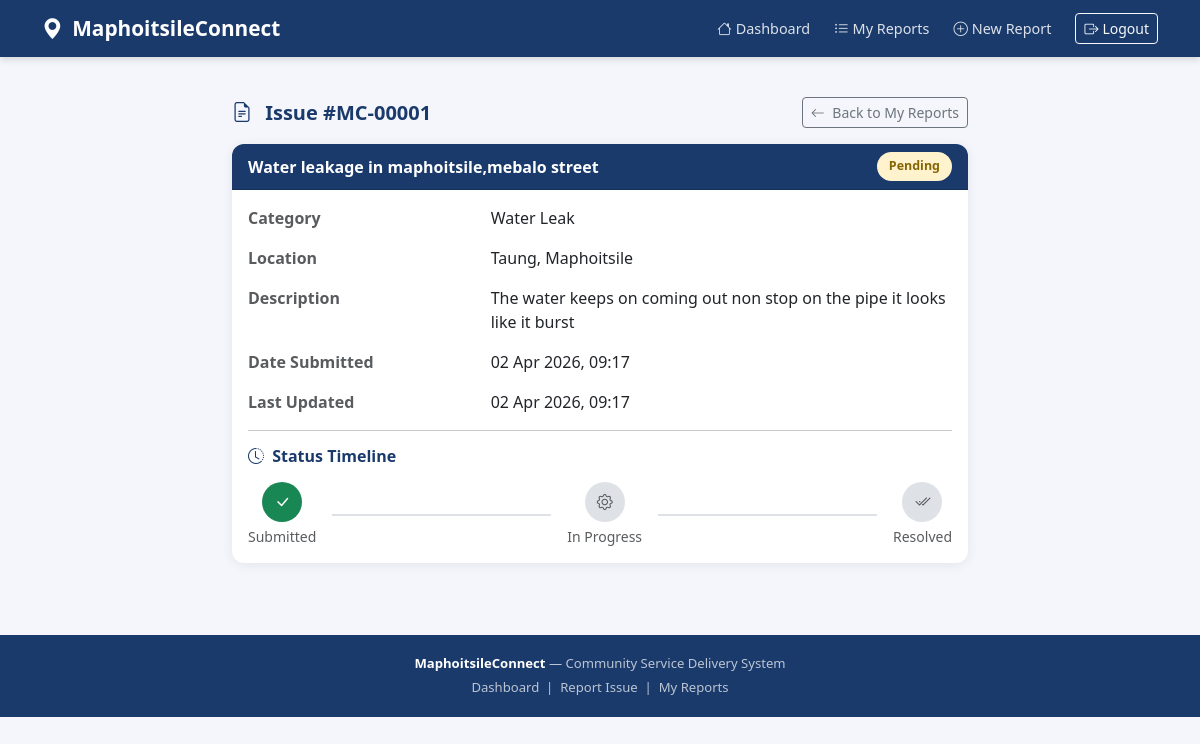
The page /reports/1/ (signed in) on the database as committed earlier.
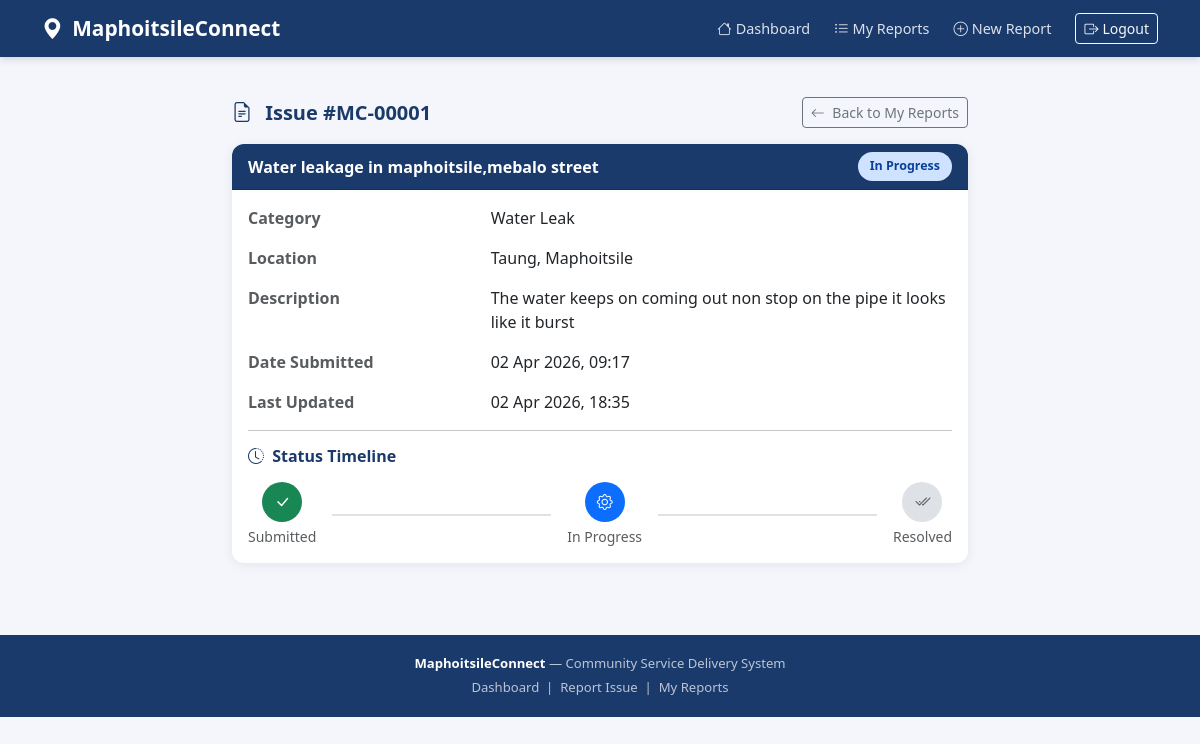
The same page on the database as committed later.
### app/models.py (models this page shows, shortened)
class Issue(models.Model):
    CATEGORY_CHOICES = [
        ('water_leak',   'Water Leak'),
        ('electricity',  'Electricity Fault'),
        ('pothole',      'Pothole'),
        ('waste',        'Waste Collection'),
        ('water_outage', 'Water Outage'),
        ('other',        'Other'),
    ]
    STATUS_CHOICES = [
        ('pending',     'Pending'),
        ('in_progress', 'In Progress'),
        ('resolved',    'Resolved'),
    ]
    user        = models.ForeignKey(User, on_delete=models.CASCADE)
    title       = models.CharField(max_length=200)
    category    = models.CharField(max_length=50, choices=CATEGORY_CHOICES)
    description = models.TextField()
    location    = models.CharField(max_length=255)
    image       = models.ImageField(upload_to='issues/', blank=True, null=True)
    status      = models.CharField(max_length=20, choices=STATUS_CHOICES, default='pending')
    created_at  = models.DateTimeField(auto_now_add=True)
    updated_at  = models.DateTimeField(auto_now=True)
    class Meta:
        ordering = ['-created_at']

### app/views.py (the view)
# urls.py: path('reports/<int:pk>/',         views.issue_detail, name='issue_detail'),
@login_required
def issue_detail(request, pk):
    issue = get_object_or_404(Issue, pk=pk, user=request.user)
    return render(request, 'reports/issue_detail.html', {'issue': issue})

### app/templates/reports/issue_detail.html (shortened to what the changed rows need)
{% extends 'reports/base.html' %}
{% block content %}
<div class="row justify-content-center">
  <div class="col-md-8">
    <div class="d-flex justify-content-between align-items-center mb-3">
      <h5 class="fw-bold mb-0" style="color:#1a3a6b;">
        <i class="bi bi-file-earmark-text me-2"></i>
        Issue #MC-{{ issue.pk|stringformat:"05d" }}
      </h5>
      <a href="{% url 'issue_list' %}"
         class="btn btn-outline-secondary btn-sm">
        <i class="bi bi-arrow-left me-1"></i> Back to My Reports
      </a>
    </div>
    <div class="card">
      <div class="card-header d-flex justify-content-between align-items-center"
           style="background:#1a3a6b; color:#fff;">
        <span>{{ issue.title }}</span>
        {% if issue.status == 'pending' %}
          <span class="badge-pending">Pending</span>
        {% elif issue.status == 'in_progress' %}
          <span class="badge-progress">In Progress</span>
        {% else %}
          <span class="badge-resolved">Resolved</span>
        {% endif %}
      </div>
      <div class="card-body">
        <div class="row mb-3">
          <div class="col-sm-4 text-muted fw-semibold">Category</div>
          <div class="col-sm-8">{{ issue.get_category_display }}</div>
        </div>
        <div class="row mb-3">
          <div class="col-sm-4 text-muted fw-semibold">Location</div>
          <div class="col-sm-8">{{ issue.location }}</div>
        </div>
        <div class="row mb-3">
          <div class="col-sm-4 text-muted fw-semibold">Description</div>
          <div class="col-sm-8">{{ issue.description }}</div>
        </div>
        <div class="row mb-3">
          <div class="col-sm-4 text-muted fw-semibold">Date Submitted</div>
          <div class="col-sm-8">{{ issue.created_at|date:"d M Y, H:i" }}</div>
        </div>
        <div class="row mb-3">
          <div class="col-sm-4 text-muted fw-semibold">Last Updated</div>
          <div class="col-sm-8">{{ issue.updated_at|date:"d M Y, H:i" }}</div>
        </div>
        <div class="d-flex align-items-center gap-3 flex-wrap">
          <div class="text-center">
            <div style="width:40px; height:40px; border-radius:50%;
                        background:{% if issue.status == 'in_progress' or issue.status == 'resolved' %}#0d6efd{% else %}#dee2e6{% endif %};
                        display:flex; align-items:center;
                        justify-content:center; margin:0 auto;">
              <i class="bi bi-gear
                {% if issue.status == 'in_progress' or issue.status == 'resolved' %}
                  text-white
                {% else %}
                  text-muted
                {% endif %}"></i>
            </div>
          </div>
        </div>
      </div>
    </div>
  </div>
</div>
{% endblock %}

Rows that differ between the two databases and show on the page:
changed Issue "Water leakage in maphoitsile,mebalo street": status "pending" → "in_progress" (drawn); updated_at "02 Apr 2026, 09:17" → "02 Apr 2026, 18:35"
Other text that changed with them:
text no longer shown: "Pending"
text now shown: "In Progress"
